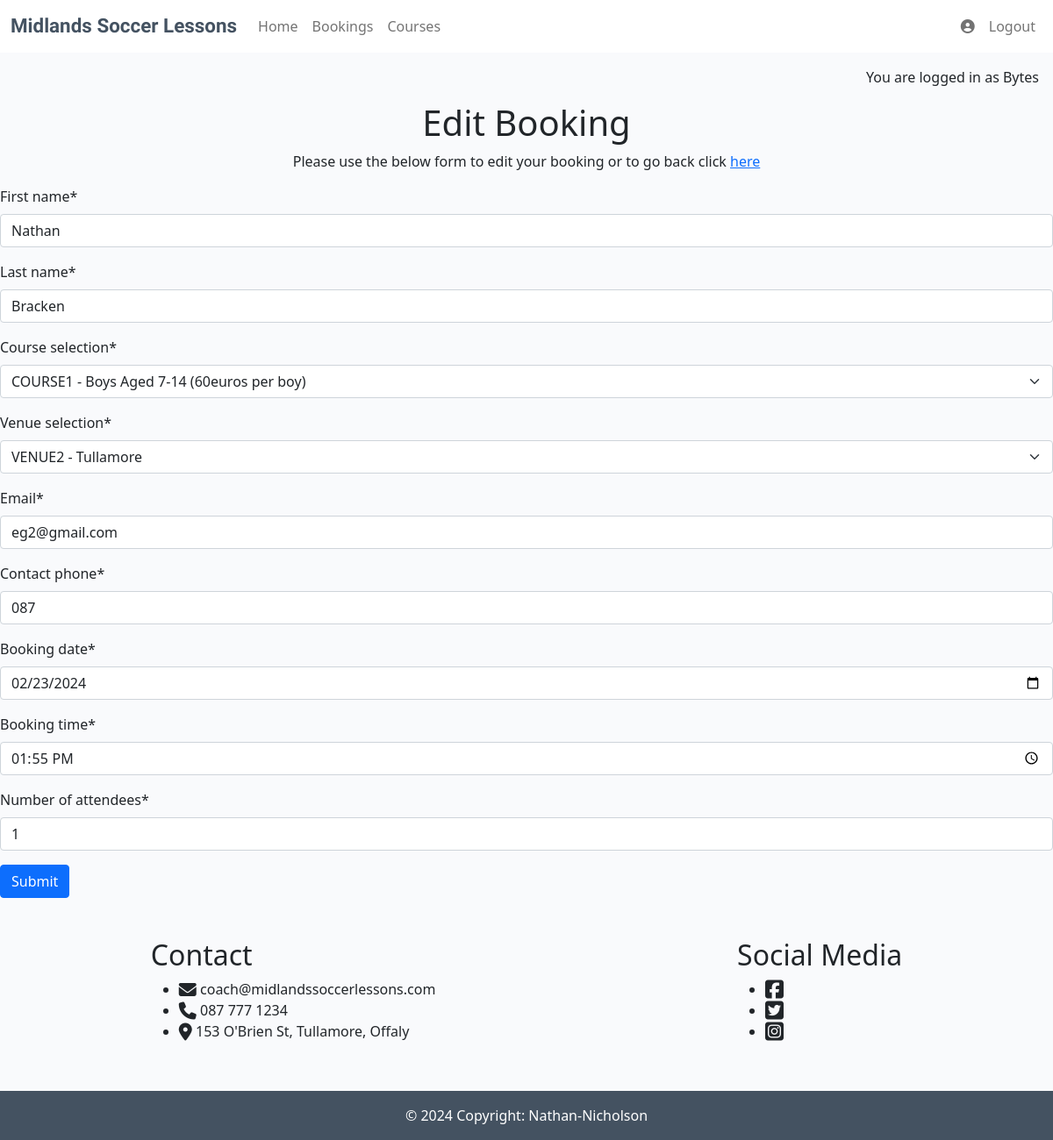
Page /edit_booking/14/ (signed in) on the committed database.
### soccer/models.py (models this page shows, shortened)
class Booking(models.Model):
    course_choice = [ # list created to offer different choices to the user #
        ('Boys Aged 7-14 (60euros per boy)', "COURSE1 - Boys Aged 7-14 (60euros per boy)"),
        ('Boys Aged 14-21 (80euros per boy)', "COURSE2 - Boys Aged 14-21 (80euros per boy)"),
        ('Girls Aged 9-14 (40euros per girl)', "COURSE3 - Girls Aged 9-14 (40euros per girl)"),
    ]
    venue_choice = [
        ('Portloaise', "VENUE1 - Portloaise"),
        ('Tullamore', "VENUE2 - Tullamore"),
        ('Mullingar', "VENUE3 - Mullingar"),
    ]
    user = models.ForeignKey(
        User, on_delete=models.CASCADE,
        related_name="soccer"
    )
    first_name = models.CharField(max_length=20)
    last_name = models.CharField(max_length=20)
    course_selection = models.CharField(max_length=100, choices=course_choice) # list called upon #
    venue_selection = models.CharField(max_length=100, choices=venue_choice)
    email = models.EmailField()
    contact_phone = models.CharField(max_length=15, null=False, blank=False)
    booking_date = models.DateField(null=False, blank=False)
    booking_time = models.TimeField(null=False, blank=False, max_length=5)
    number_of_attendees = models.IntegerField(default=1, blank=False)

### soccer/views.py (the view, shortened to what this page needs)
# urls.py: path('edit_booking/<booking_id>/', views.edit_booking, name='edit_booking'),
def edit_booking(request, booking_id):
    booking = get_object_or_404(Booking, id = booking_id)
    form = BookingForm(instance = booking)
    booking = BookingForm(instance = booking)
    context = {
        'form': form }
    return render(request, 'soccer/edit_booking.html', context)

### soccer/forms.py
class BookingForm(forms.ModelForm):
    def __init__(self, *args, **kwargs):
        super().__init__(*args, **kwargs)
        self.helper = FormHelper(self)
        self.helper.add_input(Submit('submit', 'Submit'))
    class Meta:
        model = Booking
        fields = ['first_name', 'last_name', 'course_selection', 'venue_selection', 'email', 'contact_phone',
                  'booking_date', 'booking_time', 'number_of_attendees']
        widgets = {
        'booking_date': forms.DateInput(
            format=('%Y-%m-%d'),
            attrs={'class': 'form-control',
                'type': 'date'
                }),
            'booking_time': forms.TimeInput(
            format=('%H:%M'),
            attrs={'class': 'form-control',
                'type': 'time'
                }
            ),
        }

### soccer/templates/soccer/edit_booking.html
{% extends "base.html" %}
{% url 'edit_booking' as edit_booking_url %}
{% load crispy_forms_tags %}
{% block content %}
{% if user.is_authenticated %}
    <h1 class="text-center">Edit Booking</h1>
    <p class="text-center cancel-booking-changes">Please use the below form to edit your booking or to go back click <a href="{% url 'profile' %}">here</a></p>
    <form method="POST" class="edit-booking-form">
        {% crispy form %}
    </form>
{% else %}
    <h3 class="text-center">Please login or sign up to an account to be able to make a booking</h3>
{% endif %}
{%endblock%}

### templates/base.html (shortened to what this page needs)
{% load static %}
{% url 'account_login' as login_url %}
{% url 'account_signup' as signup_url %}
{% url 'account_logout' as logout_url %}
<!DOCTYPE html>
<html class="h-100" lang="en">
<head>
    <link rel="stylesheet" href="{% static 'css/style.css' %}">
    <link href="https://cdn.jsdelivr.net/npm/bootstrap@5.0.1/dist/css/bootstrap.min.css" rel="stylesheet"
>
</head>
<body class="d-flex flex-column h-100 main-bg">
    <nav class="navbar navbar-expand-lg navbar-light bg-white">
        <div class="container-fluid">
            <a class="navbar-brand" href="{% url 'home' %}"><div class="logo-bg"><span class="logo">Midlands <span class="logo">Soccer </span><span
                        class="logo">Lessons</span></span></div></a>
            <div class="collapse navbar-collapse" id="navbarText" style="justify-content: space-between;">
                <ul class="navbar-nav nav-main-links">
                    <li class="nav-item">
                        <a class="nav-link {% if request.path == home_url %}active{% endif %}" aria-current="page"
                            href="{% url 'home' %}">Home</a>
                    </li>
                    <li class="nav-item">
                        <a class="nav-link {% if request.path == home_url %}active{% endif %}" aria-current="page"
                            href="{% url 'bookings' %}">Bookings</a>
                    </li>
                    <li class="nav-item">
                        <a class="nav-link {% if request.path == home_url %}active{% endif %}" aria-current="page"
                            href="{% url 'courses' %}">Courses</a>
                    </li>
                </ul>
                <ul class="navbar-nav">
                    {% if user.is_authenticated %}
                    <li class="nav-item">
                        <a class="nav-link" href="{% url 'profile' %}"><i class="fa-solid fa-circle-user"></i></a>
                    </li>
                    <li class="nav-item">
                        <a class="nav-link {% if request.path == logout_url %}active{% endif %}" aria-current="page"
                        href="{% url 'account_logout' %}">Logout</a>
                    </li>
                    {% endif %}
                </ul>
            </div>
        </div>
    </nav>
    <main class="flex-shrink-0 main-bg">
        {% if user.is_authenticated %}
        <p class="text-end m-3">You are logged in as {{ user.username }}</p>
        {% else %}
        <p class="text-end m-3">You are not logged in</p>
        {% endif %}
    </main>
    {% block content %}
    {% endblock content %}
<div class="end">
    <div class="contact-title">
        <h2>Contact</h2>
        <ul>
            <li><i class="fa-solid fa-envelope fa-lg"></i> coach@midlandssoccerlessons.com</li>
            <li><i class="fa-solid fa-phone fa-lg"></i> 087 777 1234</li>
            <li><i class="fa-solid fa-location-dot fa-lg"></i>   153 O'Brien St, Tullamore, Offaly</li>
        </ul>
        </div>
    <div class="social-media">
        <h2>Social Media</h2>
        <ul>
            <li><a href="https://www.facebook.com/" target="_blank"><i class="fa-brands fa-square-facebook fa-xl" aria-hidden="true" style="color:#212529;"></i></a></li>
            <li><a href="https://twitter.com/" target="_blank"><i class="fa-brands fa-square-twitter fa-xl" aria-hidden="true" style="color:#212529;"></i></a></li>
            <li><a href="https://www.instagram.com/" target="_blank"><i class="fa-brands fa-square-instagram fa-xl" aria-hidden="true" style="color:#212529;"></i></a></li>
        </ul>
    </div>
</div>
    <footer class="footer mt-auto py-3 dark-bg">
        <p class="m-0 text-center text-white">&copy; 2024 Copyright: Nathan-Nicholson</p>
    </footer>
</body>
</html>

### static/css/style.css (style rules this page uses)
body { background-color: #F9FAFC; }
.logo { font-family: 'Rubik Burned', sans-serif; font-size: 1.4rem; font-weight: 700; color: #445261; }
.dark-bg { background-color: #445261; }
.main-bg { background-color: #F9FAFC; }
.end { display: flex; justify-content: space-around; box-sizing: border-box; padding-top: 30px; padding-bottom: 40px; }
body, html { height: 100%; }

### rows in the picture
Booking: first_name "Nathan", last_name "Bracken", course_selection "COURSE1 - Boys Aged 7-14 (60euros per boy)", venue_selection "VENUE2 - Tullamore", email "eg2@gmail.com", contact_phone "087", booking_date "02/23/2024", booking_time "13:55", number_of_attendees "1"

### other values in the picture
{{ user.username }} "Bytes"
